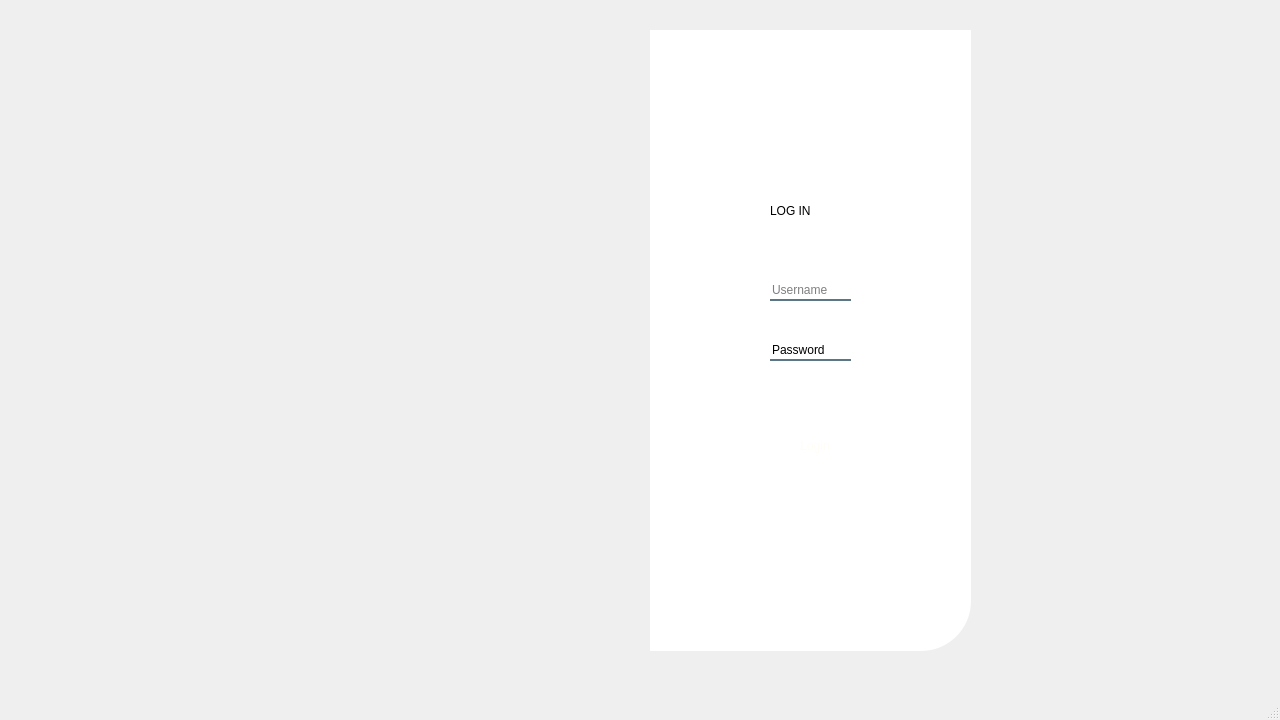
<?xml version="1.0" encoding="UTF-8"?>
<ui version="4.0">
 <class>MainWindow</class>
 <widget class="QMainWindow" name="MainWindow">
  <property name="geometry">
   <rect>
    <x>0</x>
    <y>0</y>
    <width>1280</width>
    <height>720</height>
   </rect>
  </property>
  <property name="windowTitle">
   <string>MainWindow</string>
  </property>
  <widget class="QWidget" name="centralwidget">
   <widget class="QLabel" name="loginpic">
    <property name="geometry">
     <rect>
      <x>210</x>
      <y>30</y>
      <width>471</width>
      <height>621</height>
     </rect>
    </property>
    <property name="styleSheet">
     <string notr="true">image: url(:/img/olife.png);
border-top-left-radius : 50px;</string>
    </property>
    <property name="text">
     <string/>
    </property>
   </widget>
   <widget class="QLabel" name="loginarea">
    <property name="geometry">
     <rect>
      <x>650</x>
      <y>30</y>
      <width>321</width>
      <height>621</height>
     </rect>
    </property>
    <property name="styleSheet">
     <string notr="true">background-color : rgba(255,255,255,255);
border-bottom-right-radius : 50px;</string>
    </property>
    <property name="text">
     <string/>
    </property>
   </widget>
   <widget class="QLabel" name="logintext">
    <property name="geometry">
     <rect>
      <x>770</x>
      <y>180</y>
      <width>141</width>
      <height>61</height>
     </rect>
    </property>
    <property name="text">
     <string>LOG IN</string>
    </property>
   </widget>
   <widget class="QLineEdit" name="userinput">
    <property name="geometry">
     <rect>
      <x>770</x>
      <y>280</y>
      <width>81</width>
      <height>21</height>
     </rect>
    </property>
    <property name="styleSheet">
     <string notr="true">background-color : rgba(0,0,0,0);
border : none;
border-bottom : 2px solid rgba(46,82,101,200);
color : rbga(0,0,0,240);
padding-bottom = 7px;</string>
    </property>
    <property name="placeholderText">
     <string>Username</string>
    </property>
   </widget>
   <widget class="QLineEdit" name="pwdinput">
    <property name="geometry">
     <rect>
      <x>770</x>
      <y>340</y>
      <width>81</width>
      <height>21</height>
     </rect>
    </property>
    <property name="styleSheet">
     <string notr="true">background-color : rgba(0,0,0,0);
border : none;
border-bottom : 2px solid rgba(46,82,101,200);
color : rbga(0,0,0,240);
padding-bottom = 7px;</string>
    </property>
    <property name="text">
     <string>Password</string>
    </property>
    <property name="placeholderText">
     <string>Username</string>
    </property>
   </widget>
   <widget class="QPushButton" name="pushButton">
    <property name="geometry">
     <rect>
      <x>730</x>
      <y>420</y>
      <width>170</width>
      <height>51</height>
     </rect>
    </property>
    <property name="styleSheet">
     <string notr="true">QPushButton {
    background-color: qlineargradient(
        x1:0, y1:0, x2:0, y2:1,
        stop:0 #a8b77f, stop:1 #8a9b5f
    );
    color: #fffdf5;
    font: bold 14px &quot;Segoe UI&quot;;
    border: none;
    border-radius: 12px;
    padding: 12px 25px;
    min-width: 120px;
    box-shadow: 0px 4px 6px rgba(0,0,0,0.15);
}

QPushButton:hover {
    background-color: qlineargradient(
        x1:0, y1:0, x2:0, y2:1,
        stop:0 #bacf93, stop:1 #9eb673
    );
}

QPushButton:pressed {
    background-color: qlineargradient(
        x1:0, y1:0, x2:0, y2:1,
        stop:0 #7e8e4f, stop:1 #6d7a40
    );
}
QPushButton:hover {
    background-color: qlineargradient(
        x1:0, y1:0, x2:0, y2:1,
        stop:0 #bacf93, stop:1 #9eb673
    );
    border: 1px solid #d0e0a1;
}</string>
    </property>
    <property name="text">
     <string>Login</string>
    </property>
   </widget>
   <zorder>loginarea</zorder>
   <zorder>loginpic</zorder>
   <zorder>logintext</zorder>
   <zorder>userinput</zorder>
   <zorder>pwdinput</zorder>
   <zorder>pushButton</zorder>
  </widget>
  <widget class="QMenuBar" name="menubar">
   <property name="geometry">
    <rect>
     <x>0</x>
     <y>0</y>
     <width>1280</width>
     <height>26</height>
    </rect>
   </property>
  </widget>
  <widget class="QStatusBar" name="statusbar"/>
 </widget>
 <resources/>
 <connections/>
</ui>
